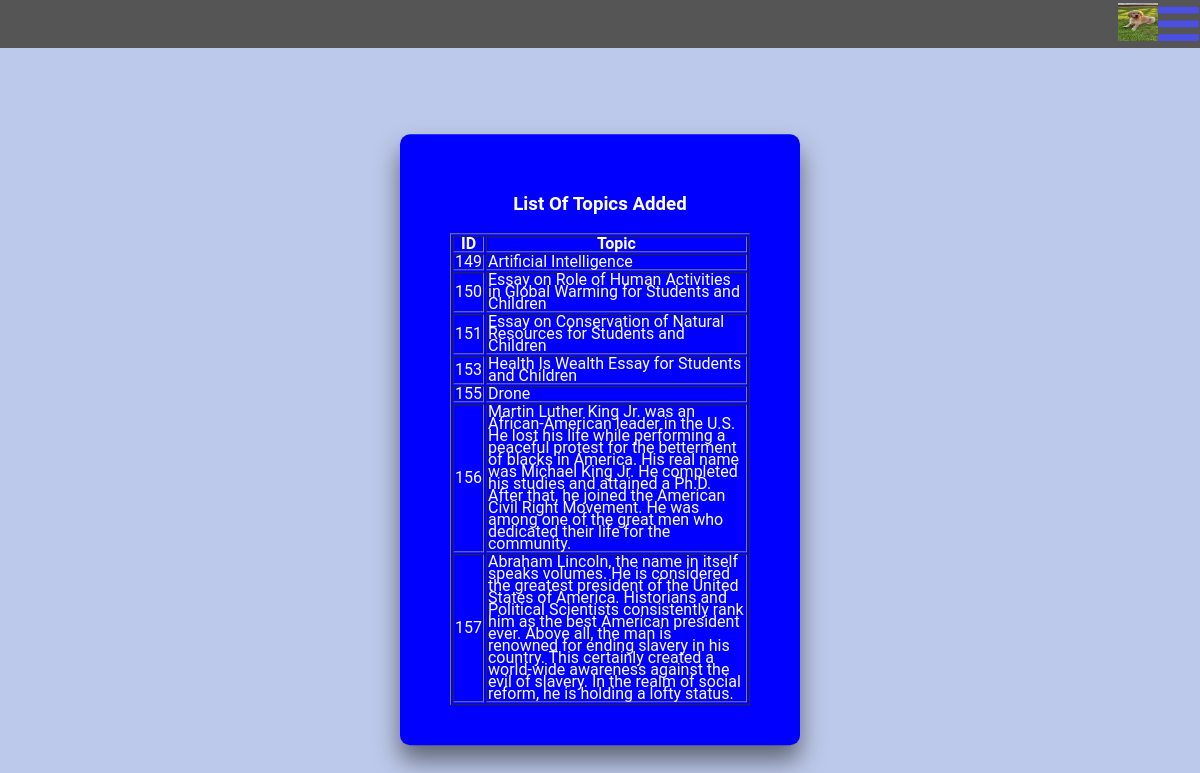
The page /topic_list_screen.php on the database its author committed.
### tables this page shows
CREATE TABLE `essay` (
  `essayid` int(50) NOT NULL,
  `topic` longtext NOT NULL,
  `picture` longblob NOT NULL,
  `spellcheck` tinyint(1) NOT NULL,
  `buffer` varchar(2) DEFAULT NULL,
  `timer` varchar(10) DEFAULT NULL
);

### topic_list_screen.php (the view, shortened to what this page needs)
<!DOCTYPE html>
<html>
<head>
<link rel="stylesheet" href="assets/css/mainscreenstyle.css">
<link href="https://stackpath.bootstrapcdn.com/font-awesome/4.7.0/css/font-awesome.min.css" rel="stylesheet">
</head>
<body>
    <div class="navbar">
    <div class="dropdown">
    <input type="image" src="assets/img/profile.jpeg" width="40px" height="38px"><i class="fa fa-bars fa-3x info"></i>
  </div>
</div>
<form method="post" action="topic_list_screen.php">
<div id="Student_list" class="tabcontent">
<h3 align="center"> List Of Topics Added</h3>
<table align="center" border="1px" style="width:300px; line-height:12px;">
        <t>
        <th> ID </th>
        <th> Topic </th>
        </t>
<?php
require('connectToDb.php');
$topic_query ="SELECT * FROM essay ORDER BY essayid";
$result = mysqli_query($db,$topic_query);
while($row1 = mysqli_fetch_assoc($result))
{
?>
    <tr>
        <td><?php echo $row1['essayid']; ?></td>
        <td><?php echo $row1['topic']; ?></td>
    </tr>
<?php
}
?>
</table>
</div>
</form>
</body>
</html>

### assets/css/mainscreenstyle.css (style rules this page uses)
* { box-sizing: border-box }
body, html { height: 100%; margin: 0; font-family: Arial; background: #bdc9ea; }
.tabcontent { position: absolute; top: 55%; left: 50%; transform: translate(-50%,-50%); width: 400px; padding: 40px; background: rgba(0,0,0,.8); background-color: #4b4fe2; box-sizing: border-box; box-shadow: 0 15px 25px rgba(0,0,0,.5); border-radius: 10px; color: white; font-family: Roboto; font-weight: italic; }
#Student_list { background-color: blue; color: white; font-weight: italic; font-family: Roboto; }

### topic_list_screen.php (style rules this page uses)
.navbar { overflow: hidden; background-color: #555; }
.dropdown { float: right; overflow: hidden; }
.dropdown .info { color: #4b4fe2; margin-right: 1px; }

### rows shown on the page
essay: essayid "149", topic "Artificial Intelligence"
essay: essayid "150", topic "Essay on Role of Human Activities in Global Warming for Students and Children"
essay: essayid "151", topic "Essay on Conservation of Natural Resources for Students and Children"
essay: essayid "153", topic "Health Is Wealth Essay for Students and Children"
essay: essayid "155", topic "Drone"
essay: essayid "156", topic "Martin Luther King Jr. was an African-American leader in the U.S. He lost his life while performing a peaceful protest for the betterment of blacks in America. His real name was Michael King Jr. He completed his studies and attained a Ph.D. After that, he joined the American Civil Right Movement. He was among one of the great men who dedicated their life for the community."
essay: essayid "157", topic "Abraham Lincoln, the name in itself speaks volumes. He is considered the greatest president of the United States of America. Historians and Political Scientists consistently rank him as the best American president ever. Above all, the man is renowned for ending slavery in his country. This certainly created a world-wide awareness against the evil of slavery. In the realm of social reform, he is holding a lofty status."
